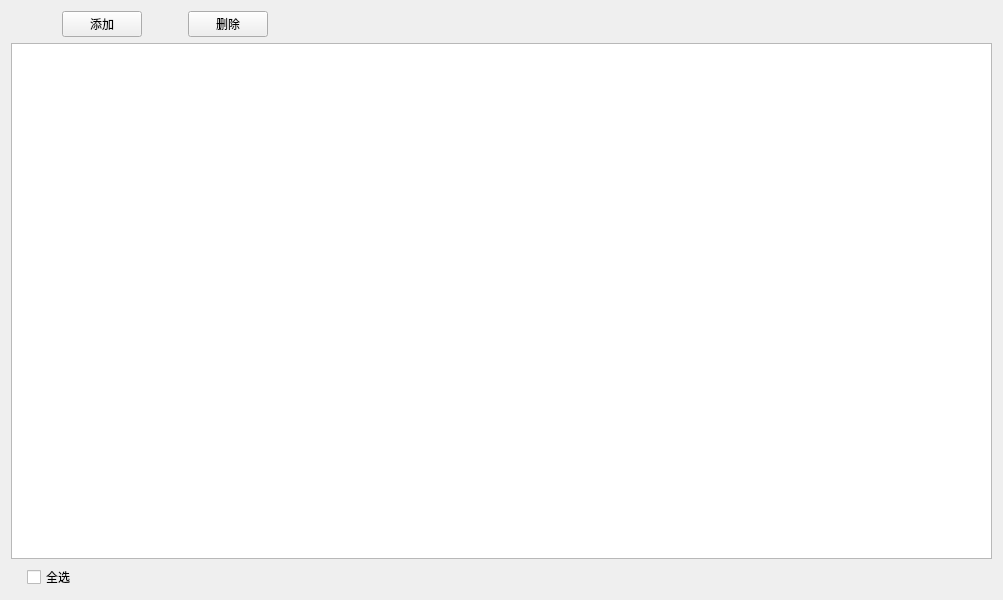
<?xml version="1.0" encoding="UTF-8"?>
<ui version="4.0">
 <class>Widget</class>
 <widget class="QWidget" name="Widget">
  <property name="geometry">
   <rect>
    <x>0</x>
    <y>0</y>
    <width>1003</width>
    <height>600</height>
   </rect>
  </property>
  <property name="windowTitle">
   <string>学生信息管理Demo</string>
  </property>
  <property name="styleSheet">
   <string notr="true"/>
  </property>
  <layout class="QVBoxLayout" name="verticalLayout">
   <item>
    <layout class="QHBoxLayout" name="horizontalLayout_3">
     <item>
      <layout class="QHBoxLayout" name="horizontalLayout">
       <item>
        <spacer name="horizontalSpacer_2">
         <property name="orientation">
          <enum>Qt::Horizontal</enum>
         </property>
         <property name="sizeType">
          <enum>QSizePolicy::Fixed</enum>
         </property>
         <property name="sizeHint" stdset="0">
          <size>
           <width>51</width>
           <height>20</height>
          </size>
         </property>
        </spacer>
       </item>
       <item>
        <widget class="QPushButton" name="btnAdd">
         <property name="text">
          <string>添加</string>
         </property>
        </widget>
       </item>
       <item>
        <spacer name="horizontalSpacer">
         <property name="orientation">
          <enum>Qt::Horizontal</enum>
         </property>
         <property name="sizeType">
          <enum>QSizePolicy::Fixed</enum>
         </property>
         <property name="sizeHint" stdset="0">
          <size>
           <width>40</width>
           <height>20</height>
          </size>
         </property>
        </spacer>
       </item>
       <item>
        <widget class="QPushButton" name="btnDelete">
         <property name="text">
          <string>删除</string>
         </property>
        </widget>
       </item>
      </layout>
     </item>
     <item>
      <spacer name="horizontalSpacer_4">
       <property name="orientation">
        <enum>Qt::Horizontal</enum>
       </property>
       <property name="sizeHint" stdset="0">
        <size>
         <width>40</width>
         <height>20</height>
        </size>
       </property>
      </spacer>
     </item>
    </layout>
   </item>
   <item>
    <widget class="QTableView" name="tbStuInfo">
     <attribute name="horizontalHeaderDefaultSectionSize">
      <number>100</number>
     </attribute>
    </widget>
   </item>
   <item>
    <layout class="QHBoxLayout" name="horizontalLayout_2">
     <item>
      <spacer name="horizontalSpacer_3">
       <property name="orientation">
        <enum>Qt::Horizontal</enum>
       </property>
       <property name="sizeType">
        <enum>QSizePolicy::Fixed</enum>
       </property>
       <property name="sizeHint" stdset="0">
        <size>
         <width>16</width>
         <height>20</height>
        </size>
       </property>
      </spacer>
     </item>
     <item>
      <widget class="QCheckBox" name="chkSelectAll">
       <property name="text">
        <string>全选</string>
       </property>
      </widget>
     </item>
     <item>
      <spacer name="horizontalSpacer_5">
       <property name="orientation">
        <enum>Qt::Horizontal</enum>
       </property>
       <property name="sizeHint" stdset="0">
        <size>
         <width>40</width>
         <height>20</height>
        </size>
       </property>
      </spacer>
     </item>
    </layout>
   </item>
  </layout>
 </widget>
 <resources/>
 <connections/>
</ui>
